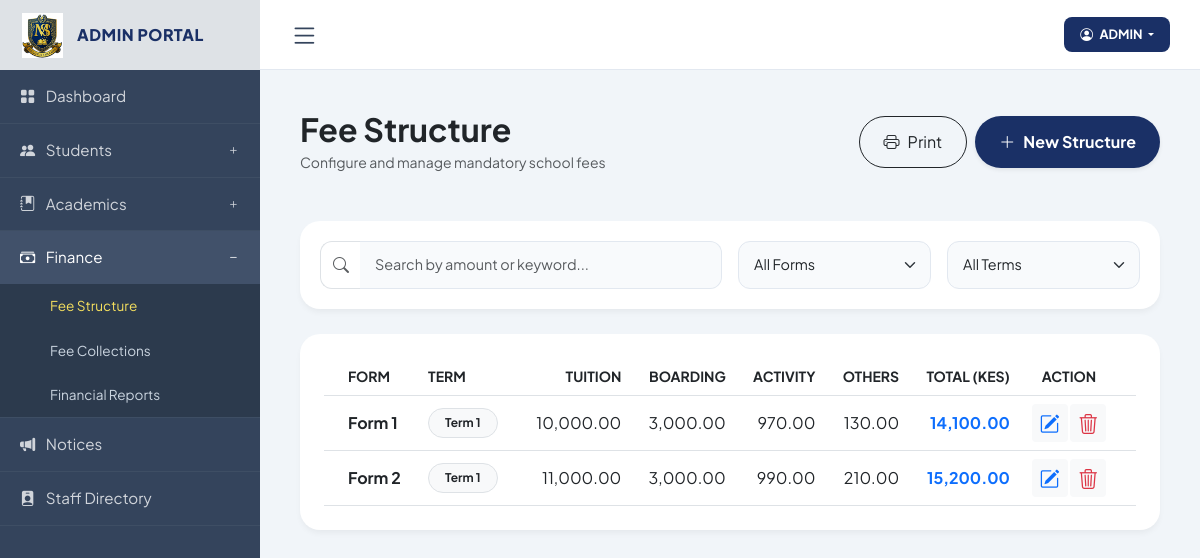
The page /admin/fee_structure.php (signed in) on the database its author committed.
### tables this page shows
CREATE TABLE `fee_structure` (
  `id` int NOT NULL,
  `form` varchar(20) NOT NULL,
  `term` enum('Term 1','Term 2','Term 3') NOT NULL,
  `amount` decimal(10,2) NOT NULL,
  `academic_year` varchar(20) DEFAULT NULL,
  `notes` text,
  `created_at` timestamp NULL DEFAULT CURRENT_TIMESTAMP,
  `tuition` decimal(10,2) DEFAULT '0.00',
  `boarding` decimal(10,2) DEFAULT '0.00',
  `activity` decimal(10,2) DEFAULT '0.00',
  `others` decimal(10,2) DEFAULT '0.00',
  `total_amount` decimal(10,2) DEFAULT '0.00'
);

### admin/fee_structure.php (the view, shortened to what this page needs)
<?php
include('../database/db_connect.php');
$structures = [];
$res = $conn->query("SELECT * FROM fee_structure ORDER BY form ASC, term ASC");
if ($res) {
    while ($row = $res->fetch_assoc()) $structures[] = $row;
}
?>
<!DOCTYPE html>
<html lang="en">
<head>
    <link href="https://cdn.jsdelivr.net/npm/bootstrap@5.3.0/dist/css/bootstrap.min.css" rel="stylesheet">
    <link rel="stylesheet" href="https://cdn.jsdelivr.net/npm/bootstrap-icons@1.11.0/font/bootstrap-icons.css">
</head>
<body>
<?php include("includes/sidebar.php"); ?>
<?php include("includes/navbar.php"); ?>
<main class="main-content">
    <div class="d-flex justify-content-between align-items-center mb-5 flex-wrap gap-3">
        <div>
            <h2 class="fw-bold mb-1">Fee Structure</h2>
            <p class="text-muted small mb-0">Configure and manage mandatory school fees</p>
        </div>
        <div class="d-flex gap-2">
            <button class="btn btn-outline-dark rounded-pill px-4" onclick="window.print()">
                <i class="bi bi-printer me-2"></i>Print
            </button>
            <button class="btn btn-primary rounded-pill px-4 shadow-sm" data-bs-toggle="modal" data-bs-target="#feeModal" onclick="resetModal()">
                <i class="bi bi-plus-lg me-2"></i>New Structure
            </button>
        </div>
    </div>
    <div class="search-area">
        <div class="row g-3">
            <div class="col-md-6">
                <div class="input-group">
                    <span class="input-group-text bg-transparent border-end-0 text-muted" style="border-radius: 12px 0 0 12px;"><i class="bi bi-search"></i></span>
                    <input type="text" id="searchInput" class="form-control border-start-0" placeholder="Search by amount or keyword..." style="border-radius: 0 12px 12px 0;">
                </div>
            </div>
            <div class="col-md-3">
                <select id="filterForm" class="form-select">
                    <option value="">All Forms</option>
                </select>
            </div>
            <div class="col-md-3">
                <select id="filterTerm" class="form-select">
                    <option value="">All Terms</option>
                </select>
            </div>
        </div>
    </div>
    <div class="card adm-card p-4">
        <?php if (empty($structures)): ?>
            <div class="text-center py-5">
                <i class="bi bi-receipt fs-1 text-muted d-block mb-3"></i>
                <h5 class="fw-bold text-muted">No fee structure yet</h5>
                <p class="text-muted mb-3">Click <strong>New Structure</strong> to create the first one.</p>
            </div>
        <?php else: ?>
            <div class="table-responsive">
                <table class="table table-hover align-middle mb-0">
                    <thead class="bg-light">
                        <tr class="text-muted small text-uppercase">
                            <th class="ps-4">Form</th>
                            <th>Term</th>
                            <th class="text-end">Tuition</th>
                            <th class="text-end">Boarding</th>
                            <th class="text-end">Activity</th>
                            <th class="text-end">Others</th>
                            <th class="text-end">Total (KES)</th>
                            <th class="text-center action-col pe-4">Action</th>
                        </tr>
                    </thead>
                    <tbody>
                        <?php foreach ($structures as $row): ?>
                            <tr class="fee-row">
                                <td class="ps-4 fw-bold row-form"><?php echo htmlspecialchars($row['form'] ?? ''); ?></td>
                                <td class="row-term">
                                    <span class="badge bg-light text-dark border px-3 py-2 rounded-pill"><?php echo htmlspecialchars($row['term'] ?? ''); ?></span>
                                </td>
                                <td class="text-end"><?php echo number_format((float)($row['tuition']  ?? 0), 2); ?></td>
                                <td class="text-end"><?php echo number_format((float)($row['boarding'] ?? 0), 2); ?></td>
                                <td class="text-end"><?php echo number_format((float)($row['activity'] ?? 0), 2); ?></td>
                                <td class="text-end"><?php echo number_format((float)($row['others']   ?? 0), 2); ?></td>
                                <td class="text-end fw-bold text-primary"><?php echo number_format((float)($row['total_amount'] ?? 0), 2); ?></td>
                                <td class="text-center action-col pe-4">
                                    <button class="btn btn-sm btn-light text-primary border-0 edit-btn"
                                            data-bs-toggle="modal" data-bs-target="#feeModal"
                                            data-form="<?php echo htmlspecialchars($row['form'] ?? ''); ?>"
                                            data-term="<?php echo htmlspecialchars($row['term'] ?? ''); ?>"
                                            data-tuition="<?php echo (float)($row['tuition']  ?? 0); ?>"
                                            data-boarding="<?php echo (float)($row['boarding'] ?? 0); ?>"
                                            data-activity="<?php echo (float)($row['activity'] ?? 0); ?>"
                                            data-others="<?php echo (float)($row['others']   ?? 0); ?>">
                                        <i class="bi bi-pencil-square fs-5"></i>
                                    </button>
                                    <a href="?delete=<?php echo intval($row['id']); ?>"
                                       class="btn btn-sm btn-light text-danger border-0"
                                       onclick="return confirm('Delete this record?');">
                                        <i class="bi bi-trash3 fs-5"></i>
                                    </a>
                                </td>
                            </tr>
                        <?php endforeach; ?>
                    </tbody>
                </table>
            </div>
        <?php endif; ?>
    </div>
</main>
<?php include("footer.php"); ?>
</body>
</html>

### admin/fee_structure.php (style rules this page uses)
:root { --sidebar-bg: #34445c; --sidebar-header: #dee2e6; --primary-blue: #1a3066; --sidebar-width: 260px; }
body { font-family: 'Plus Jakarta Sans', sans-serif; background-color: #f1f5f9; margin: 0; overflow-x: hidden; transition: all 0.3s; }
.main-content { margin-left: var(--sidebar-width); padding: 40px; transition: all 0.3s ease; }
.card { border: none; border-radius: 20px; box-shadow: 0 4px 6px rgba(0,0,0,0.05); }
.adm-card { background: white; border-radius: 20px; border: none; box-shadow: 0 4px 6px -1px rgba(0,0,0,0.05); }
.table th, .table td { white-space: nowrap; width: 1%; }
.search-area { background: white; border-radius: 20px; padding: 20px; margin-bottom: 25px; box-shadow: 0 4px 6px -1px rgba(0,0,0,0.05); }
.form-control, .form-select { border-radius: 12px; padding: 12px 15px; border: 1px solid #e2e8f0; background-color: #f8fafc; font-size: 0.9rem; transition: all 0.2s; }
.btn-primary { background: var(--primary-blue); border: none; padding: 14px; border-radius: 12px; font-weight: 700; transition: 0.3s; }

### rows shown on the page
fee_structure: form "Form 1", term "Term 1", tuition "10,000.00", boarding "3,000.00", activity "970.00", others "130.00", total_amount "14,100.00"
fee_structure: form "Form 2", term "Term 1", tuition "11,000.00", boarding "3,000.00", activity "990.00", others "210.00", total_amount "15,200.00"

### other values the page prints
$admin_display_name "ADMIN"
